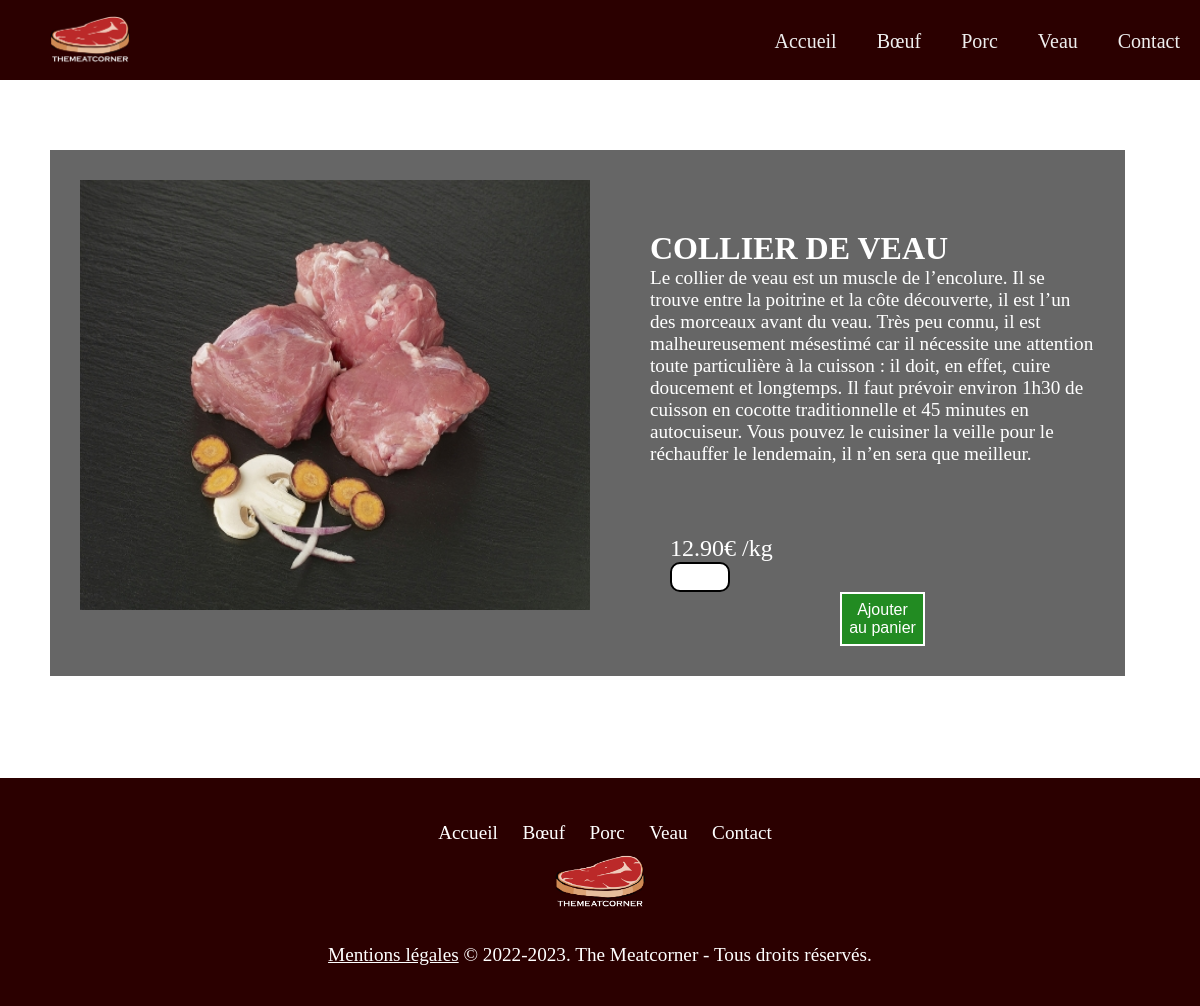
Screenshot of /pageveau/pagesviandesveau/collierdeveau.php with the database file from the repository.
### tables this page shows
create table Viande (
	id int auto_increment       not null,
	nom varchar (30)            not null,
	descriptionv text           not null,
	prix decimal(4,2)           not null,
	photo varchar(100)          not null,
	idAnimal int                not null,
	Foreign key (idAnimal) references Animal (id),
	PRIMARY KEY (id)
);

### pageveau/pagesviandesveau/collierdeveau.php (the view)
<html>
<?php include '../../include/header.php'; ?>
<head>
    <link rel="stylesheet" href="../../style.css">
</head>
<body>
<div class="flex1">
    <div>
        <?php
        $bdd = new PDO('mysql:host=localhost;dbname=tmc;charset=utf8', 'root', '');
        $req = $bdd->query('SELECT * FROM viande where id = 31');
        while ($donnees = $req->fetch()) {
            echo('<img class="imgid1" src="../../pageveau/img/viandesveau/' . $donnees['photo'] . '">');
        }
        ?>
    </div>
    <div class="divgauche">
        <?php
        $bdd = new PDO('mysql:host=localhost;dbname=tmc;charset=utf8', 'root', '');
        $req = $bdd->query('SELECT * FROM viande where id = 31');
        while ($donnees = $req->fetch()) {
            echo('<a class="nomviande1"</a>' . $donnees['nom'] ."<br>" . '<a class="descriptionviande"</a>' . $donnees['descriptionv'] . "<br>" .
                '<p class="prixviande"</p>' . $donnees['prix'] .  "€ /kg" . "<br>" .
                '<input type="number" class="inputnombre" id="tentacles" min="1" max="100">' .
                '<button class="boutonpanier1">Ajouter au panier</button>');
        }
        ?>
    </div>
</div>
</body>
<?php include '../../include/footer.php'; ?>
</html>

### style.css (style rules this page uses)
body { font-family: Gabriola; font-size: 25px; color: white; background-image: url("img/fondtmc.jpg"); background-repeat: no-repeat; background-attachment: fixed; margin: 0; width: 100%; display: block; background-size: cover; }
* { padding: 0; margin: 0; box-sizing: border-box; }
.boutonpanier1 { width: 20%; padding: 7px; background-color: forestgreen; color: white; border: 2px solid white; font-size: 1rem; cursor: pointer; display: block; margin: auto; }
.imgid1 { height:490px; width:570px; padding: 30px; }
.flex1 { display: flex; margin: 70px 75px 75px 50px; background: rgba(0, 0, 0, 0.6); }
.divgauche { padding: 30px; margin-top: 50px; }
.descriptionviande { font-size: 1.2rem; color: white; font-family: "Arial Nova Light"; }
.nomviande1 { font-size: 2rem; font-weight: bold; color: white; text-transform: uppercase; }
.prixviande { padding-left: 20px; padding-top: 20px; margin-top: 50px; font-family: "Arial Nova Light"; font-size: 1.5rem; }
.inputnombre { width: 60px; height: 30px; border: 2px solid black; border-radius: 10px; padding-left: 10px; }
.footer ul a { color:inherit; text-decoration:none; padding: 0 10px; font-size: 1.2rem; }

### rows the page displays
viande: photo (picture), nom "COLLIER DE VEAU", descriptionv "Le collier de veau est un muscle de l’encolure. Il se trouve entre la poitrine et la côte découverte, il est l’un des morceaux avant du veau. Très peu connu, il est malheureusement mésestimé car il nécessite une attention toute particulière à la cuisson : il doit, en effet, cuire doucement et longtemps. Il faut prévoir environ 1h30 de cuisson en cocotte traditionnelle et 45 minutes en autocuiseur. Vous pouvez le cuisiner la veille pour le réchauffer le lendemain, il n’en sera que meilleur.", prix "12.90"
